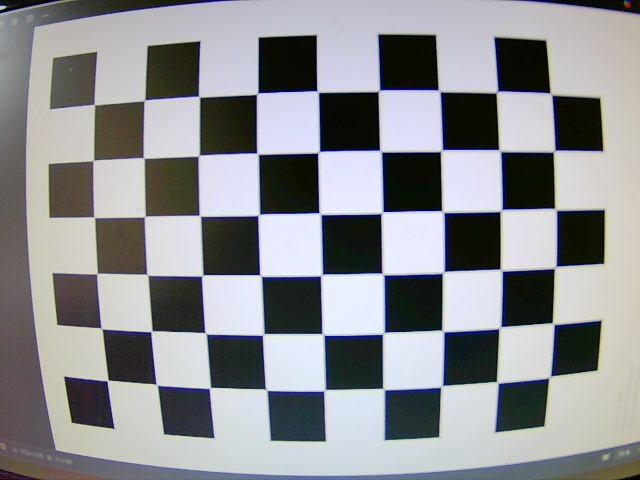
#> input picture catkin_ws/src/vc_battleship/src/calib_images/calib_00.jpg, 640 x 480 px
$ python -i detector.py   (imports and definitions only)
#> lines starting #> are read from the running program, lines starting #| are printed output that depends on the picture; after the words box and inside, x2 and y2 are one past the last pixel; in counts of white or black regions, pixels touching at a corner belong together
#> further down, picture is the input picture: shape (480, 640, 3); mean B, G, R 144.7, 141.5, 140.2
import cv2
import numpy as np

########################################################################
# --- Configuración ---
FRAME_WIDTH = 640
FRAME_HEIGHT = 480
GRID_SIZE = 5
QUEUE_SIZE = 3     # Para la Zona de Mando 4x1
MIN_AREA_THRESHOLD = 2000

TRACKBAR_WINDOW = "Ajustes (Trackbars)"

# Función vacía necesaria para que funcionen los trackbars
def nothing(x):
    pass

# [5 lines not run here, left out]


# --- CLASIFICADOR DE COLOR (Corregido) ---
# [30 lines left out: function get_color_name, not called in this run]

########################################################################

def order_points(pts):
    rect = np.zeros((4, 2), dtype="float32")
    s = pts.sum(axis=1)
    rect[0] = pts[np.argmin(s)]
    rect[2] = pts[np.argmax(s)]
    diff = np.diff(pts, axis=1)
    rect[1] = pts[np.argmin(diff)]
    rect[3] = pts[np.argmax(diff)]
    return rect

def find_all_grids(frame):
    gray = cv2.cvtColor(frame, cv2.COLOR_BGR2GRAY)
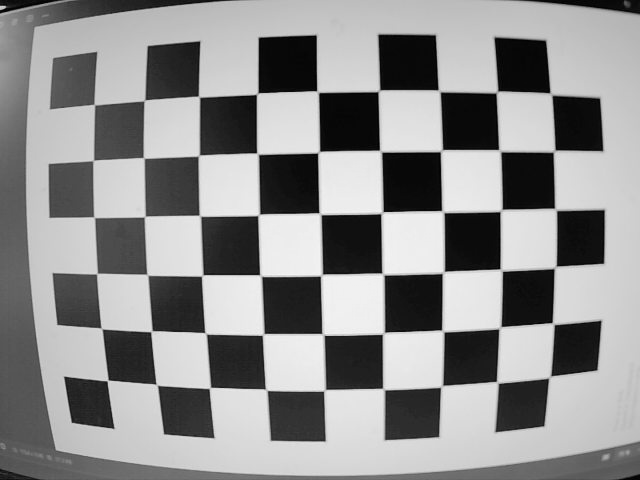
#> gray: shape (480, 640); min 0, max 251, mean 141.5
    blur = cv2.GaussianBlur(gray, (5, 5), 0)
    thresh = cv2.adaptiveThreshold(blur, 255, cv2.ADAPTIVE_THRESH_GAUSSIAN_C,
                                    cv2.THRESH_BINARY_INV, 11, 2)
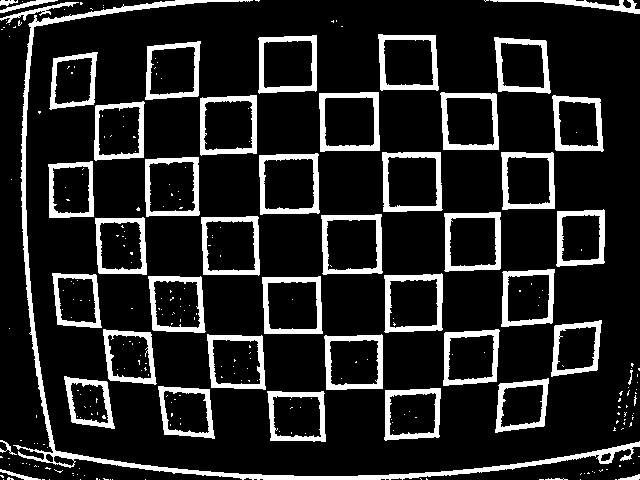
#> thresh: shape (480, 640); 14.4% white; 281 white regions (236 under 20 px)
    contours, _ = cv2.findContours(thresh, cv2.RETR_EXTERNAL, cv2.CHAIN_APPROX_SIMPLE)
#> contours = 141 contours, 98 with area under 20; largest, box (x1, y1, x2, y2) and area: (13, 0, 640, 480) 4944, (259, 153, 320, 215) 3412, (321, 214, 383, 275) 3401, (319, 92, 380, 152) 3360, (382, 152, 443, 212) 3350

    main_grid_warp = None
    queue_grid_warp = None
    found_grids = []

    if not contours:
        return frame, None, None

    contours = sorted(contours, key=cv2.contourArea, reverse=True)

    for c in contours[:5]:
        area = cv2.contourArea(c)

        if area < MIN_AREA_THRESHOLD:
            continue

        peri = cv2.arcLength(c, True)
        approx = cv2.approxPolyDP(c, 0.02 * peri, True)

        if len(approx) == 4:
            cv2.drawContours(frame, [approx], -1, (0, 255, 0), 3)
            corners = approx.reshape(4, 2)
            ordered_corners = order_points(corners.astype("float32"))

            (tl, tr, br, bl) = ordered_corners

            widthA = np.sqrt(((br[0] - bl[0]) ** 2) + ((br[1] - bl[1]) ** 2))
            widthB = np.sqrt(((tr[0] - tl[0]) ** 2) + ((tr[1] - tl[1]) ** 2))
            maxWidth = max(int(widthA), int(widthB))

            heightA = np.sqrt(((tr[0] - br[0]) ** 2) + ((tr[1] - br[1]) ** 2))
            heightB = np.sqrt(((tl[0] - bl[0]) ** 2) + ((tl[1] - bl[1]) ** 2))
            maxHeight = max(int(heightA), int(heightB))

            if maxHeight == 0 or maxWidth == 0:
                continue

            aspect_ratio = maxWidth / float(maxHeight)

            if 0.8 < aspect_ratio < 1.2: # Tablero
                target_size = 500
                target_corners = np.array([
                    [0, 0], [target_size - 1, 0],
                    [target_size - 1, target_size - 1], [0, target_size - 1]
                ], dtype="float32")
                matrix = cv2.getPerspectiveTransform(ordered_corners, target_corners)
                warp = cv2.warpPerspective(frame, matrix, (target_size, target_size))
                found_grids.append({'type': 'main', 'warp': warp, 'area': area})

            elif aspect_ratio < 0.7: # Zona de Mando
                std_height = 500
                target_w = int(std_height * aspect_ratio)
                target_h = std_height
                if target_w < 100: target_w = 100

                target_corners = np.array([
                    [0, 0], [target_w - 1, 0],
                    [target_w - 1, target_h - 1], [0, target_h - 1]
                ], dtype="float32")
                matrix = cv2.getPerspectiveTransform(ordered_corners, target_corners)
                warp = cv2.warpPerspective(frame, matrix, (target_w, target_h))
                found_grids.append({'type': 'queue', 'warp': warp, 'area': area})
#> this loop made 5 passes
#> (area, peri, corners, s in order_points, diff in order_points, widthA, widthB, maxWidth) on passes 2 to 5: (3412.5, 239.6, [[317, 153], [259, 155], [260, 214], [319, 212]], [470, 414, 474, 531], [-164, -104, -46, -107], 59.03, 58.03, 59), (3401, 241, [[381, 214], [321, 215], [323, 274], [382, 272]], [595, 536, 597, 654], [-167, -106, -49, -110], 59.03, 60.01, 60), (3360, 235.7, [[378, 92], [319, 93], [320, 151], [379, 150]], [470, 412, 471, 529], [-286, -226, -169, -229], 59.01, 59.01, 59), (3349.5, 239.2, [[382, 152], [383, 211], [442, 209], [440, 152]], [534, 594, 651, 592], [-230, -172, -233, -288], 59.03, 58, 59)
#> (area, peri) on pass 1: (4944, 2900.8)
#> pass 2, in find_all_grids, `warp = cv2.warpPerspective(frame, matrix, (target_size, target_size))`:
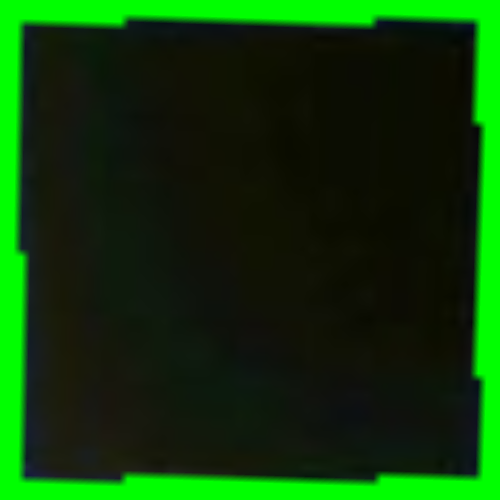
#> warp: shape (500, 500, 3); mean B, G, R 7.8, 58.7, 12.8
#> pass 3, in find_all_grids, `warp = cv2.warpPerspective(frame, matrix, (target_size, target_size))`:
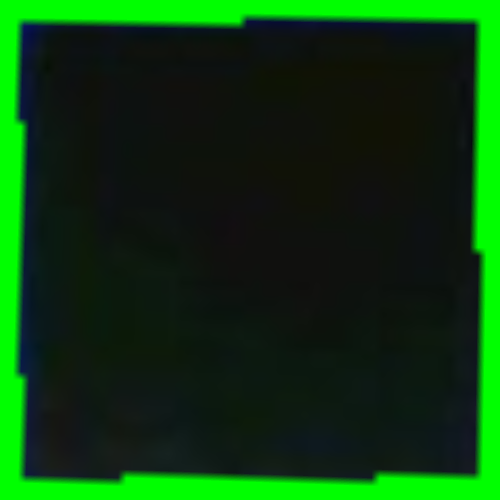
#> warp: shape (500, 500, 3); mean B, G, R 14.3, 59.6, 11.5
#> after the loop:
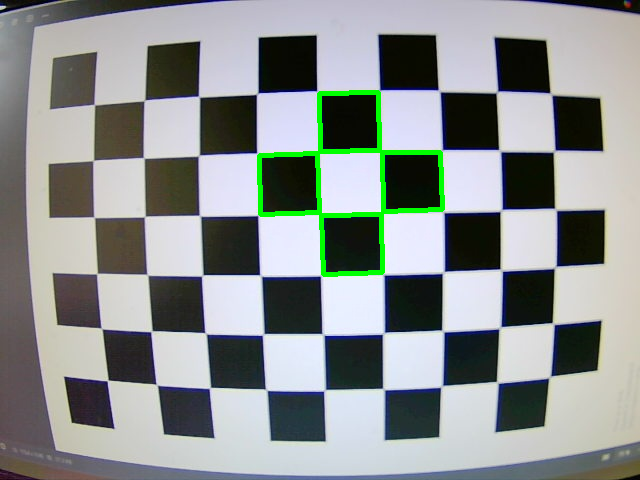
#> frame: shape (480, 640, 3); 1.51% of pixels changed, all inside (x1, y1, x2, y2) = (257, 90, 445, 277)
#> after the loop, found_grids = 4 items

    main_candidates = [g for g in found_grids if g['type'] == 'main']
#> main_candidates = 4 items
    if main_candidates:
        main_grid_warp = max(main_candidates, key=lambda x: x['area'])['warp']

    queue_candidates = [g for g in found_grids if g['type'] == 'queue']
#> queue_candidates = []
    if queue_candidates:
        queue_grid_warp = max(queue_candidates, key=lambda x: x['area'])['warp']

    return frame, main_grid_warp, queue_grid_warp

# [431 lines left out: functions detect_shape_in_cell, analyze_grid_state, analyze_queue_state, draw_queue_state, draw_grid_on_image, draw_grid_state and 5 more, not called in this run]
# [126 lines of commented-out code are left out]

>>> import cv2
>>> picture = cv2.imread('../catkin_ws/src/vc_battleship/src/calib_images/calib_00.jpg')
>>> result = find_all_grids(picture)

$ run again, on catkin_ws/src/vc_battleship/src/calib_images/calib_01.jpg
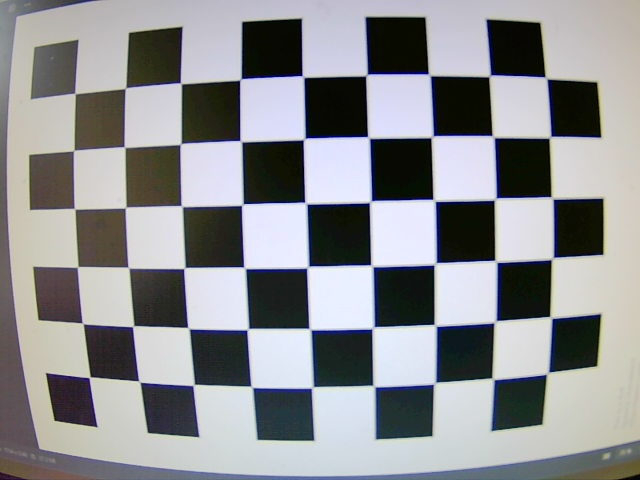
#> input picture catkin_ws/src/vc_battleship/src/calib_images/calib_01.jpg, 640 x 480 px
#> picture is the input picture: shape (480, 640, 3); mean B, G, R 144.6, 141.9, 140.7
#> in find_all_grids, `thresh = cv2.adaptiveThreshold(blur, 255, cv2.ADAPTIVE_THRESH_GAUSSIAN..`:
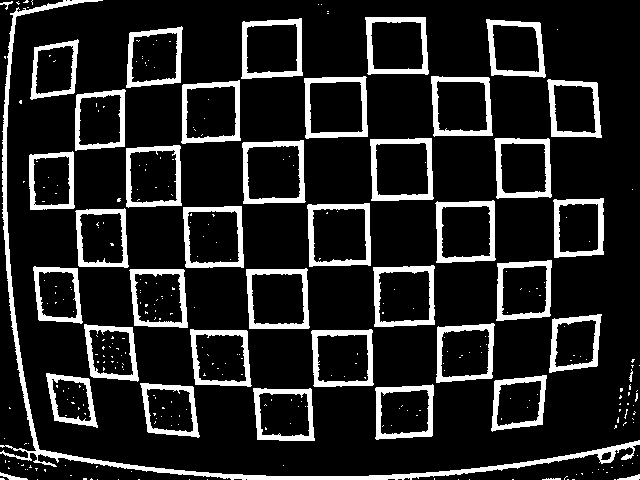
#> thresh: shape (480, 640); 14.2% white; 317 white regions (276 under 20 px)
#> contours = 122 contours, 83 with area under 20; largest, box (x1, y1, x2, y2) and area: (0, 0, 640, 480) 4302, (307, 203, 371, 267) 3715, (242, 140, 306, 204) 3672, (370, 138, 434, 201) 3659, (304, 76, 368, 139) 3617
#> the loop in find_all_grids, `for c in contours[:5]:` made 5 passes
#> (area, peri, corners, s in order_points, diff in order_points, widthA, widthB, maxWidth) on passes 2 to 4: (3715, 250.1, [[369, 203], [307, 205], [309, 266], [370, 265]], [572, 512, 575, 635], [-166, -102, -43, -105], 61.01, 62.03, 62), (3672, 248.1, [[303, 140], [242, 143], [243, 203], [305, 201]], [443, 385, 446, 506], [-163, -99, -40, -104], 62.03, 61.07, 62), (3659, 248.1, [[431, 138], [370, 139], [371, 200], [433, 198]], [569, 509, 571, 631], [-293, -231, -171, -235], 62.03, 61.01, 62)
#> after the loop in find_all_grids, `for c in contours[:5]:`:
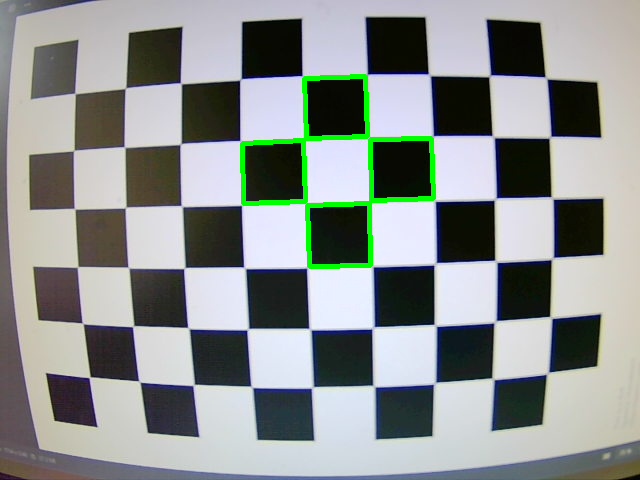
#> frame: shape (480, 640, 3); 1.57% of pixels changed, all inside (x1, y1, x2, y2) = (240, 74, 436, 269)
#> after the loop in find_all_grids, `for c in contours[:5]:`: found_grids = 4 items
#> queue_candidates = []
